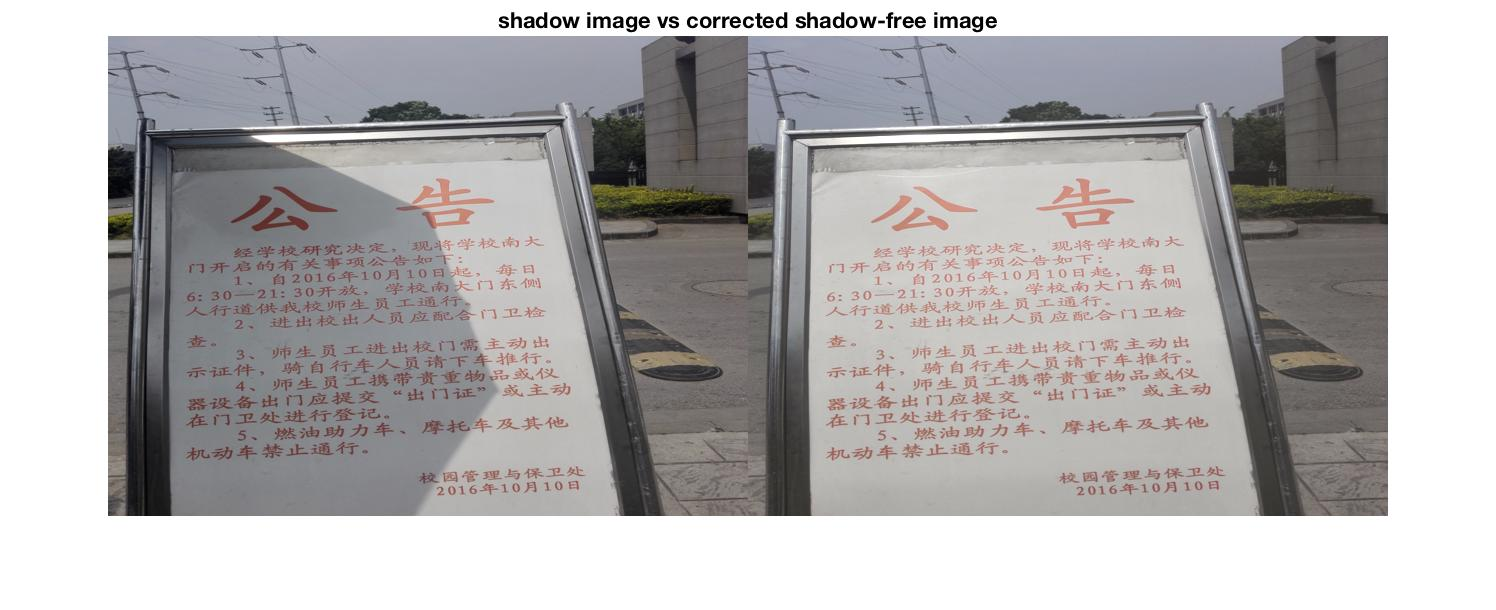
#> input picture color_adjustment_code/corrected.jpg, 1496 x 610 px
$ python eval.py ../color_adjustment_code ../color_adjustment_code   (older library calls are emulated)
#> lines starting #> are read from the running program, lines starting #| are printed output that depends on the picture
#!/usr/bin/env python
# -*- coding: utf-8 -*-
"""
Evaluate errors
"""

import argparse
import json
import logging
import os

import cv2 as cv
import numpy as np
from tqdm.auto import tqdm
from skimage import io, metrics, color, transform, util
# from skimage import io


def main(args):
    snapshotargs(args, filename="args.json")

    # log_file = os.path.join(
    #     args.logs, os.path.splitext(__file__)[0]+"-"+time_str+".log")
    # logger = Logger(log_file, level=logging.DEBUG)
    set_logger(args.logfile)
    logger = logging.getLogger(__name__)
    logger.info("Arguments:")
    logger.info(args)

    # rmmse = RMMSE(args.dir1, args.dir2, args.image_size)
    # mrmse = MRMSE(args.dir1, args.dir2, args.image_size)
    errors = all_metrics(args.dir1, args.dir2,
                         size=args.image_size,
                         maskdir=args.maskdir)
    # logger.info(f"RMMSE: {rmmse}")
    # logger.info(f"MRMSE: {mrmse}")
    for k in errors:
        logger.info(f"{k}: {errors[k]}")


def all_metrics(dir1, dir2, size=None, maskdir=None):
#> called with dir1 = '../color_adjustment_code', dir2 = '../color_adjustment_code', size = 256
    files = os.listdir(dir1)
    rmses = []
    maes = []
    rmses_nonshadow = []
    maes_nonshadow = []
    pixels = []
    pixels_nonshadow = []
    psnrs = []
    ssims = []
    for f in tqdm(files):
        # [10 lines of commented-out code are left out]

        img1 = util.img_as_float32(io.imread(os.path.join(dir1, f)))
        img2 = transform.resize(
            util.img_as_float32(io.imread(os.path.join(dir2, f))),
            img1.shape,  mode="edge", anti_aliasing=False)
        if maskdir is not None:
            mask = transform.resize(
                io.imread(os.path.join(maskdir, f), as_gray=True),
                (img1.shape[:2]),  mode="edge")
        else:
            mask = (np.ones((img1.shape[0], img1.shape[1])) == 1)
        if size is not None:
            img1_resized = transform.resize(
                img1, (size, size), mode="edge", anti_aliasing=False)
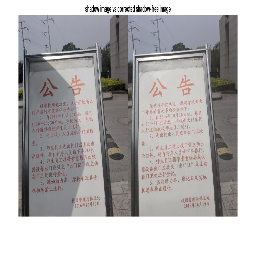
#> img1_resized: shape (256, 256, 3) float32; mean R, G, B 0.701, 0.693, 0.694
            img2_resized = transform.resize(
                img2, (size, size), mode="edge", anti_aliasing=False)
            # img1_resized = cv.resize(img1, (size, size))
            # img2_resized = cv.resize(img2, (size, size))
            mask_resized = util.img_as_bool(transform.resize(
                mask, (size, size), mode="edge"))
#> mask: shape (610, 1496) bool; every value is 1
        else:
            img1_resized, img2_resized = img1, img2
            mask_resized = util.img_as_bool(mask)

        rmses.append(RMSE(color.rgb2lab(img1_resized),
                          color.rgb2lab(img2_resized),
                          mask_resized))
        maes.append(MAE(color.rgb2lab(img1_resized),
                        color.rgb2lab(img2_resized),
                        mask_resized))
        pixels.append(np.count_nonzero(mask_resized))
#> mask_resized: shape (256, 256) bool; every value is 1
        mask_resized = np.logical_not(mask_resized)
        rmses_nonshadow.append(RMSE(color.rgb2lab(img1_resized),
                                    color.rgb2lab(img2_resized),
                                    mask_resized))
        maes_nonshadow.append(MAE(color.rgb2lab(img1_resized),
                                  color.rgb2lab(img2_resized),
                                  mask_resized))
        pixels_nonshadow.append(np.count_nonzero(mask_resized))
#> mask_resized: shape (256, 256) bool; every value is 0
        if maskdir is None:
            psnrs.append(PSNR(img1, img2))
            ssims.append(SSIM(img1, img2))
#> pass 2 of the loop in all_metrics, `for f in tqdm(files):`:
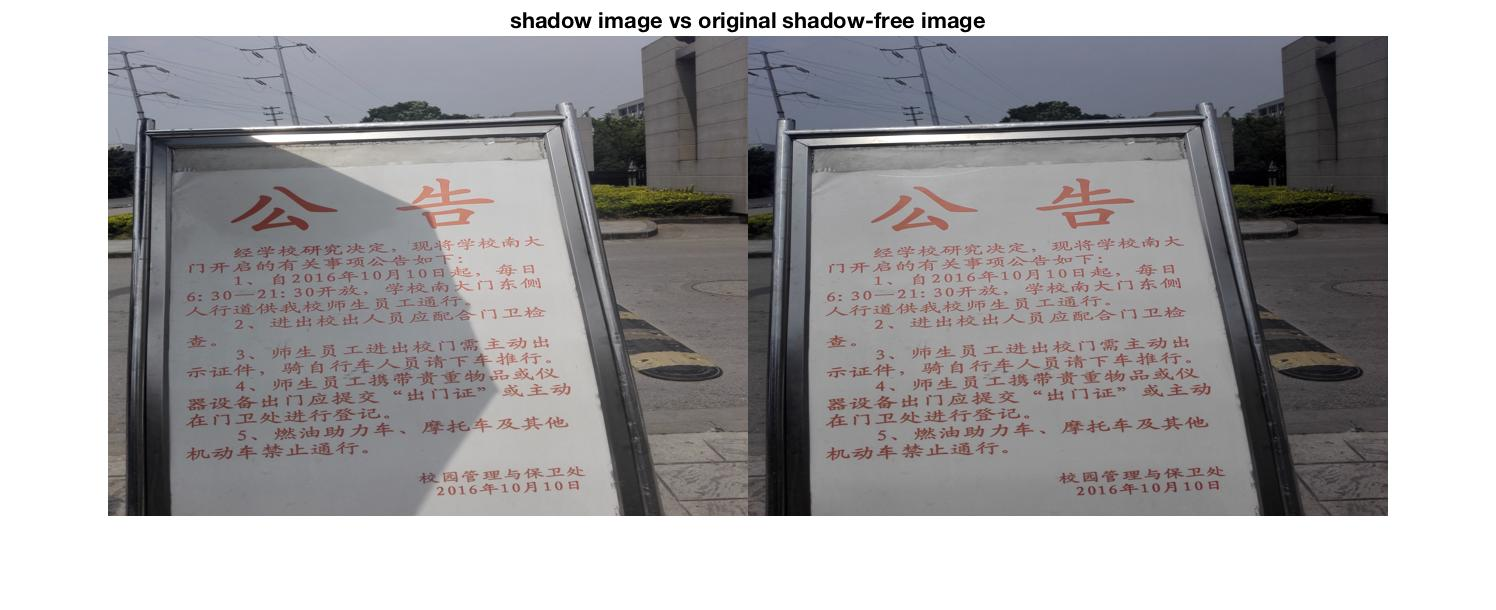
#> input picture color_adjustment_code/original.jpg, 1496 x 610 px
#> in all_metrics, `img1_resized = transform.resize( img1, (size, size), mode="edge", anti..`:
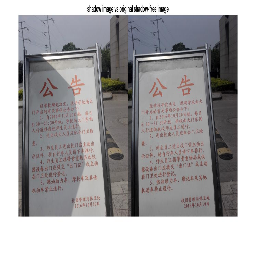
#> img1_resized: shape (256, 256, 3) float32; mean R, G, B 0.648, 0.642, 0.648
    results = {"rmse": np.sum(rmses)/np.sum(pixels),
               "mae": np.sum(maes)/np.sum(pixels),
               "rmse_non": np.sum(rmses_nonshadow)/np.sum(pixels_nonshadow),
               "mae_non": np.sum(maes_nonshadow)/np.sum(pixels_nonshadow),
               "rmse_all": (np.sum(rmses_nonshadow)+np.sum(rmses))/(
                   np.sum(pixels_nonshadow)+np.sum(pixels)),
               "mae_all": (np.sum(maes_nonshadow)+np.sum(maes))/(
                   np.sum(pixels_nonshadow)+np.sum(pixels))}
#> results = {'rmse': 0, 'mae': 0, 'rmse_non': nan, 'mae_non': nan, 'rmse_all': 0, 'mae_all': 0}
    if maskdir is None:
        results["psnr"] = np.mean(psnrs)
        results["ssim"] = np.mean(ssims)
    return results


def MSE(img1, img2):
    # return np.mean(np.square(img1-img2))
    return metrics.mean_squared_error(img1, img2)


def MAE(img1, img2, mask):
    return np.sum(np.abs(img1-img2)[mask]).astype(np.float64)


def RMSE(img1, img2, mask):
    return np.sum(np.sqrt(
        np.sum((img1 - img2)**2, axis=-1))[mask]).astype(np.float64)


def PSNR(img1, img2):
    # return 10 * np.log10(1 / MSE(img1, img2))
    return metrics.peak_signal_noise_ratio(img1, img2)


def SSIM(img1, img2):
    return metrics.structural_similarity(img1, img2, multichannel=True)


def set_logger(log_file):
    log_dir = os.path.dirname(log_file)
    if not os.path.exists(log_dir):
        os.makedirs(log_dir)
    logFormatter = logging.Formatter(
        "%(asctime)s [%(module)s::%(funcName)s] %(levelname)s: %(message)s",
        datefmt="%H:%M:%S",
        style='%')
    rootLogger = logging.getLogger()
    rootLogger.setLevel(logging.INFO)

    fileHandler = logging.FileHandler(log_file)
    fileHandler.setFormatter(logFormatter)
    rootLogger.addHandler(fileHandler)

    consoleHandler = logging.StreamHandler()
    consoleHandler.setFormatter(logFormatter)
    rootLogger.addHandler(consoleHandler)


def snapshotargs(args, filename="args.json"):
    args_file = os.path.join(os.path.curdir, filename)
    with open(args_file, "w") as fp:
        json.dump(vars(args), fp, indent=4, sort_keys=True)


def str2bool(v):
    return v.lower() in ("yes", "true", "t", "y", "1")


if __name__ == "__main__":
    parser = argparse.ArgumentParser(description="Evaluate errors")
    parser.add_argument("dir1", type=str)
    parser.add_argument("dir2", type=str)
    parser.add_argument(
        "-m", "--maskdir", help="mask directory (default: %(default)s)",
        default=None)
    parser.add_argument(
        "--image-size", help="target image size (default: %(default)d)",
        default=256, type=int,)
    parser.add_argument(
        "--logfile", help=" (default: %(default)d)",
        default="./eval.log")
    args = parser.parse_args()
    main(args)
#> in main, `errors = all_metrics(args.dir1, args.dir2, size=args.image_size, maskd..`: errors = {'rmse': 0, 'mae': 0, 'rmse_non': nan, 'mae_non': nan, 'rmse_all': 0, 'mae_all': 0, 'psnr': inf, 'ssim': 1}
#> the loop in main, `for k in errors:` made 8 passes
#> k on passes 1 to 8: 'rmse', 'mae', 'rmse_non', 'mae_non', 'rmse_all', 'mae_all', 'psnr', 'ssim'
